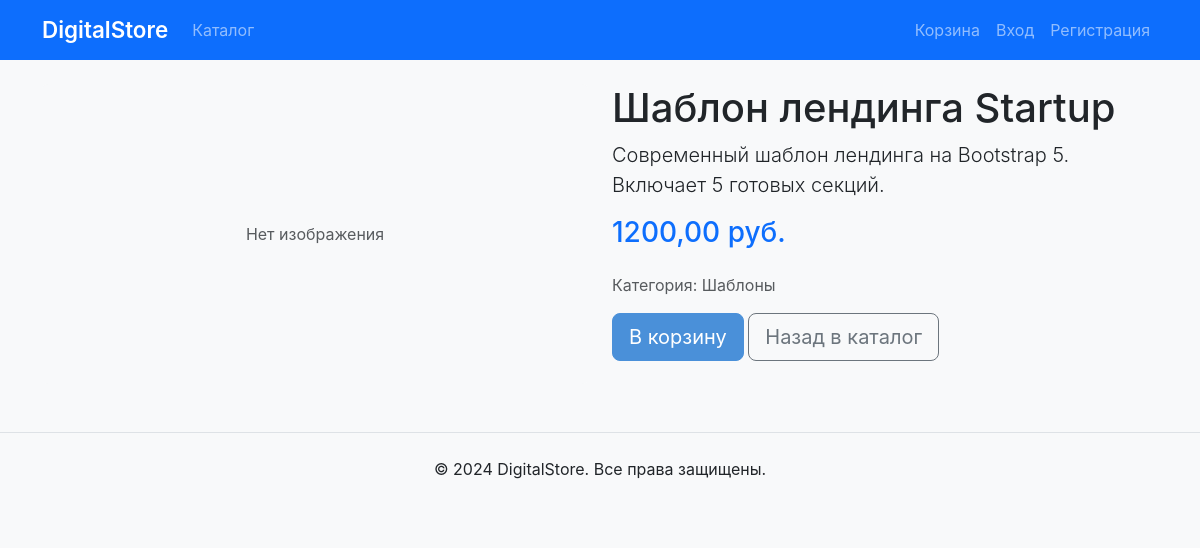
The page /startup/ on the database its author committed.
### products/models.py (models this page shows, shortened)
class Product(models.Model):
    title = models.CharField(max_length=200)
    slug = models.SlugField(unique=True)
    description = models.TextField()
    price = models.DecimalField(max_digits=10, decimal_places=2)
    category = models.ForeignKey(Category, on_delete=models.CASCADE, related_name='products')
    preview_image = models.ImageField(upload_to='products/previews/', blank=True, null=True)
    digital_file = models.FileField(upload_to='products/files/', blank=True, null=True)
    created_at = models.DateTimeField(auto_now_add=True)
    updated_at = models.DateTimeField(auto_now=True)
    is_active = models.BooleanField(default=True)
    class Meta:
        ordering = ['-created_at']

class Category(models.Model):
    name = models.CharField(max_length=200)
    slug = models.SlugField(unique=True)
    description = models.TextField(blank=True)
    created_at = models.DateTimeField(auto_now_add=True)
    class Meta:
        ordering = ['name']
        verbose_name_plural = 'Categories'

### products/views.py (the view)
# urls.py: path('<slug:slug>/', views.ProductDetailView.as_view(), name='product_detail'),
class ProductDetailView(DetailView):
    model = Product
    template_name = 'products/product_detail.html'
    context_object_name = 'product'
    def get_queryset(self):
        return Product.objects.filter(is_active=True)
    def get_context_data(self, **kwargs):
        context = super().get_context_data(**kwargs)
        context['related_products'] = Product.objects.filter(
            category=self.object.category, is_active=True
        ).exclude(id=self.object.id)[:4]
        return context

### cart/cart.py (called while the page is built)
    def __len__(self):
        return sum(item['quantity'] for item in self.cart.values())

### cart/context_processors.py (called while the page is built)
def cart_processor(request):
    cart = Cart(request)
    return {'cart': cart, 'cart_count': len(cart)}

### templates/products/product_detail.html (shortened to what this page needs)
{% extends 'base.html' %}
{% block content %}
<div class="row">
    <div class="col-md-6">
        {% if product.preview_image %}
            <img src="{{ product.preview_image.url }}" class="img-fluid rounded" alt="{{ product.title }}">
        {% else %}
            <div class="bg-light rounded d-flex align-items-center justify-content-center" style="height: 300px;">
                <span class="text-muted">Нет изображения</span>
            </div>
        {% endif %}
    </div>
    <div class="col-md-6">
        <h1>{{ product.title }}</h1>
        <p class="lead">{{ product.description }}</p>
        <h3 class="text-primary mb-4">{{ product.price }} руб.</h3>
        <p class="text-muted">Категория: {{ product.category.name }}</p>
        <button onclick="addToCart({{ product.id }})" class="btn btn-primary btn-lg">В корзину</button>
        <a href="{% url 'catalog' %}" class="btn btn-outline-secondary btn-lg">Назад в каталог</a>
    </div>
</div>
{% endblock %}

### static/css/style.css (style rules this page uses)
body { background-color: #f8f9fa; font-family: -apple-system, BlinkMacSystemFont, "Segoe UI", Roboto, "Helvetica Neue", Arial, sans-serif; }
.btn-primary { background-color: #4A90D9; border-color: #4A90D9; }

### rows shown on the page
Product: title "Шаблон лендинга Startup", description "Современный шаблон лендинга на Bootstrap 5. Включает 5 готовых секций.", price "1200,00", category.name "Шаблоны"
